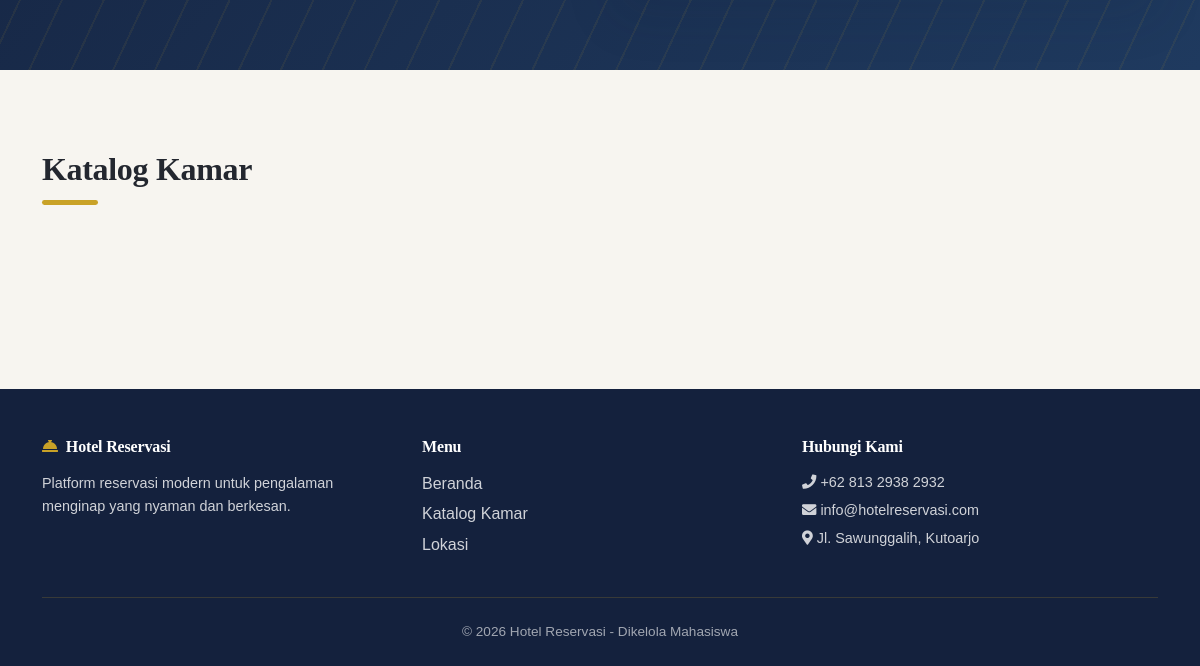
The app's page / (lower part), older data.
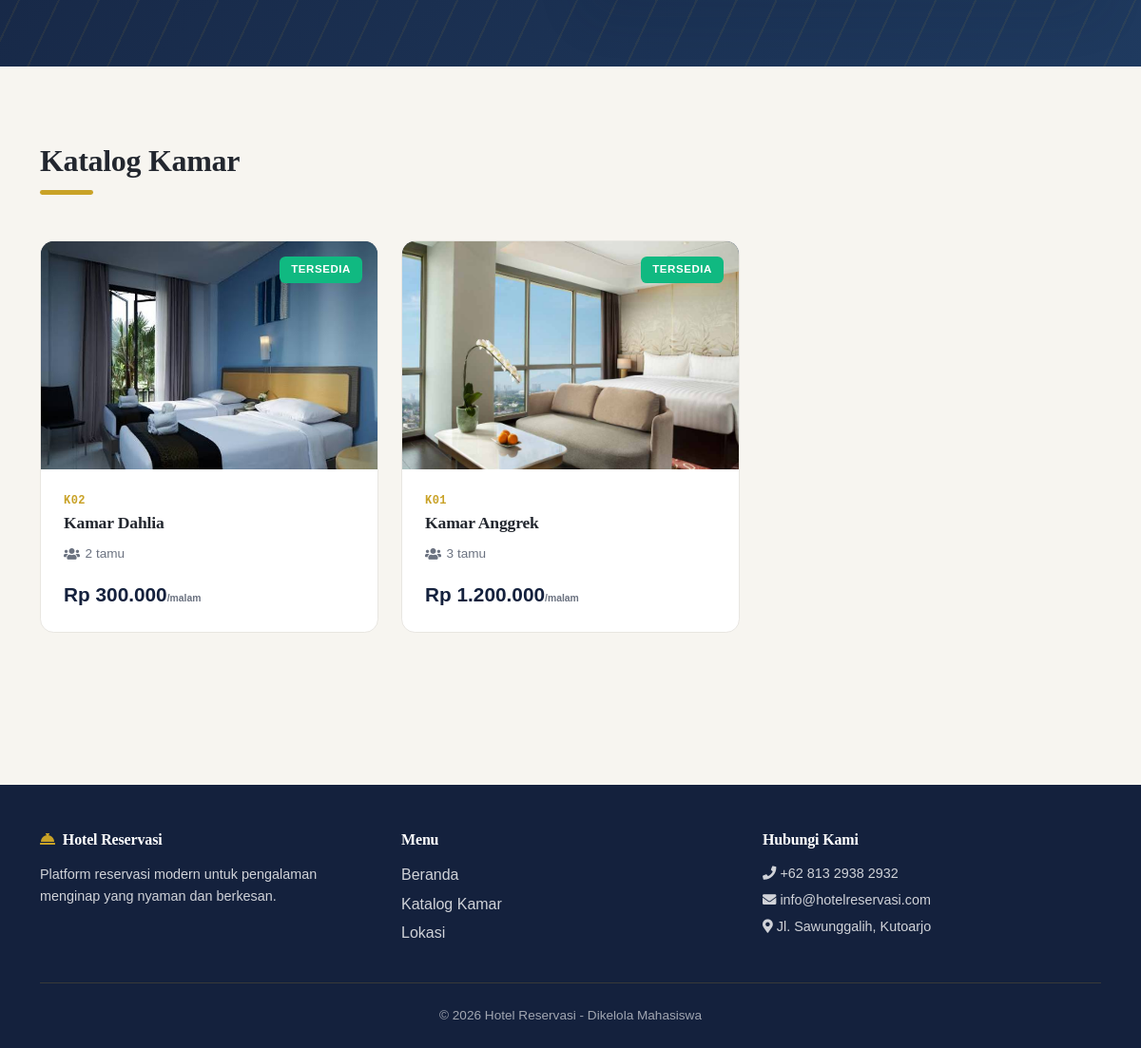
The same page, newer data.
### tables this page shows
CREATE TABLE `rooms` (
  `id` int UNSIGNED NOT NULL,
  `room_code` varchar(50) NOT NULL,
  `room_name` varchar(150) NOT NULL,
  `type_id` int UNSIGNED NOT NULL,
  `price` decimal(12,2) NOT NULL DEFAULT '0.00',
  `capacity` tinyint UNSIGNED NOT NULL DEFAULT '2',
  `status` enum('available','occupied','maintenance') NOT NULL DEFAULT 'available',
  `image_path` varchar(255) DEFAULT NULL,
  `created_at` datetime NOT NULL DEFAULT CURRENT_TIMESTAMP
);

### application/controllers/Landing.php (called while the page is built, shortened)
<?php
class Landing extends CI_Controller {
    public function __construct(){
        $this->load->model('M_kamar');
        $this->load->model('M_reservasi');
    }
    public function index(){
        $data['rooms'] = $this->M_kamar->getData(12, 0, null, null, 'available');
        $this->load->view('landing/index', $data);
    }
}

### index.php (called while the page is built, shortened)
<?php
require_once BASEPATH.'core/CodeIgniter.php';

### application/models/M_kamar.php (called while the page is built, shortened)
<?php
class M_kamar extends CI_Model {
    public function getData($limit, $start, $keyword = null, $type_id = null, $status = null){
        $this->db->select('rooms.*, room_types.type_name');
        $this->db->from('rooms');
        $this->db->join('room_types', 'room_types.id = rooms.type_id', 'left');
        if($status){
            $this->db->where('status', $status);
        }
        return $this->db->order_by('rooms.id', 'DESC')->get('', $limit, $start)->result();
    }
}

### application/helpers/my_security_helper.php (called while the page is built, shortened)
<?php
if (!function_exists('esc')) {
    function esc($value, $double_encode = TRUE)
    {
        return html_escape($value, $double_encode);
    }
}

### application/views/landing/index.php (the view, shortened to what this page needs)
<!DOCTYPE html>
<html lang="id">
<head>
    <link href="https://cdn.jsdelivr.net/npm/bootstrap@5.3.3/dist/css/bootstrap.min.css" rel="stylesheet">
    <link href="<?= base_url('assets/sbadmin/vendor/fontawesome-free/css/all.min.css') ?>" rel="stylesheet">
</head>
<body>
    <section class="hero">
    </section>
    <section class="section-catalog">
        <div class="container">
            <h2 class="section-title">Katalog Kamar</h2>
            <div class="row g-4">
                <?php foreach($rooms as $room): ?>
                <div class="col-md-6 col-lg-4">
                    <div class="room-card">
                        <div class="room-card-img">
                            <img src="<?= base_url('uploads/room_images/' . $room->image_path) ?>" alt="<?= esc($room->room_name) ?>">
                            <span class="room-badge available">Tersedia</span>
                        </div>
                        <div class="room-card-body">
                            <div class="room-code"><?= esc($room->room_code) ?></div>
                            <h5 class="room-name"><?= esc($room->room_name) ?></h5>
                            <div class="room-info">
                                <span><i class="fas fa-users"></i><?= esc($room->capacity) ?> tamu</span>
                            </div>
                            <div class="room-price">Rp <?= number_format($room->price, 0, ',', '.') ?><span style="font-size: .65rem; color: var(--text-muted);">/malam</span></div>
                        </div>
                    </div>
                </div>
                <?php endforeach; ?>
            </div>
        </div>
    </section>
    <footer>
        <div class="container">
            <div class="row g-4 mb-3">
                <div class="col-md-4">
                    <h6><i class="fas fa-concierge-bell me-2" style="color: var(--brass);"></i>Hotel Reservasi</h6>
                    <p style="font-size: .9rem; line-height: 1.6;">Platform reservasi modern untuk pengalaman menginap yang nyaman dan berkesan.</p>
                </div>
                <div class="col-md-4">
                    <h6>Menu</h6>
                    <ul>
                        <li><a href="<?= base_url() ?>">Beranda</a></li>
                        <li><a href="<?= base_url() ?>#kamar">Katalog Kamar</a></li>
                        <li><a href="<?= base_url() ?>#map">Lokasi</a></li>
                    </ul>
                </div>
                <div class="col-md-4">
                    <h6>Hubungi Kami</h6>
                    <ul style="font-size: .9rem;">
                        <li><i class="fas fa-phone me-1"></i>+62 813 2938 2932</li>
                        <li><i class="fas fa-envelope me-1"></i>info@hotelreservasi.com</li>
                        <li><i class="fas fa-map-marker-alt me-1"></i>Jl. Sawunggalih, Kutoarjo</li>
                    </ul>
                </div>
            </div>
            <div class="footer-divider text-center">
                <p class="mb-0">© <?= date('Y') ?> Hotel Reservasi - Dikelola Mahasiswa</p>
            </div>
        </div>
    </footer>
</body>
</html>

### application/views/landing/index.php (style rules this page uses)
:root { --ink: #14213D; --ink-soft: #1F3A5F; --brass: #C9A227; --brass-soft: #E4C766; --paper: #F7F5F0; --paper-card: #FFFFFF; --text-dark: #23272F; --text-muted: #6B7280; --border: #E8E6E1; --success: #10B981; --radius: 0.9rem; }
* { box-sizing: border-box; }
body { font-family: 'Poppins', sans-serif; background: var(--paper); color: var(--text-dark); min-height: 100vh; }
h1, h2, h3, h4, h5, h6, .brand-font, .display-6 { font-family: 'Poppins', serif; letter-spacing: -0.01em; color: var(--text-dark); }
.hero { background: linear-gradient(135deg, var(--ink) 0%, var(--ink-soft) 100%); color: #fff; padding: 4.5rem 0; position: relative; overflow: hidden; }
.hero::before { content: ''; position: absolute; inset: 0; background-image: repeating-linear-gradient( 115deg, rgba(201,162,39,.08) 0px, rgba(201,162,39,.08) 2px, transparent 2px, transparent 38px ); pointer-events: none; }
.section-catalog { padding: 5rem 0; }
.section-title { font-size: 2rem; font-weight: 700; margin-bottom: 3rem; position: relative; padding-bottom: 1rem; }
.section-title::after { content: ''; position: absolute; left: 0; bottom: 0; width: 3.5rem; height: .3rem; background: var(--brass); border-radius: .15rem; }
.room-card { border: 1px solid var(--border); border-radius: var(--radius); overflow: hidden; transition: transform .25s ease, box-shadow .25s ease; background: var(--paper-card); height: 100%; }
.room-card-img { position: relative; height: 240px; overflow: hidden; background: linear-gradient(135deg, var(--ink), var(--ink-soft)); }
.room-card-img img { width: 100%; height: 100%; object-fit: cover; transition: transform .3s ease; }
.room-badge { position: absolute; top: 1rem; right: 1rem; font-size: .72rem; font-weight: 600; text-transform: uppercase; letter-spacing: .05em; padding: .35rem .75rem; border-radius: .4rem; z-index: 2; }
.room-badge.available { background: var(--success); color: #fff; }
.room-card-body { padding: 1.5rem; }
.room-code { font-family: 'Poppins', monospace; font-size: .75rem; color: var(--brass); font-weight: 600; text-transform: uppercase; letter-spacing: .04em; margin-bottom: .3rem; }
.room-name { font-size: 1.1rem; font-weight: 600; margin-bottom: .5rem; }
.room-info { display: flex; gap: 1.5rem; margin: .75rem 0 1rem; font-size: .85rem; color: var(--text-muted); }
.room-info span { display: flex; align-items: center; gap: .35rem; }
.room-price { font-size: 1.3rem; font-weight: 700; color: var(--ink); margin-top: 1rem; }
footer { background: var(--ink); color: rgba(255,255,255,.8); padding: 3rem 0 1.5rem; margin-top: 5rem; }
footer h6 { color: #fff; font-weight: 600; margin-bottom: 1rem; }
footer ul { list-style: none; padding: 0; }
footer ul li { margin-bottom: .4rem; }
footer a { color: rgba(255,255,255,.8); text-decoration: none; transition: color .15s ease; }
.footer-divider { border-top: 1px solid rgba(201,162,39,.2); padding-top: 1.5rem; margin-top: 1.5rem; font-size: .85rem; color: rgba(255,255,255,.6); }

Row changes from the older to the newer data that the page shows:
added rooms: image_path (picture), room_code "K02", room_name "Kamar Dahlia", capacity "2", price "300.000"
added rooms: image_path (picture), room_code "K01", room_name "Kamar Anggrek", capacity "3", price "1.200.000"
